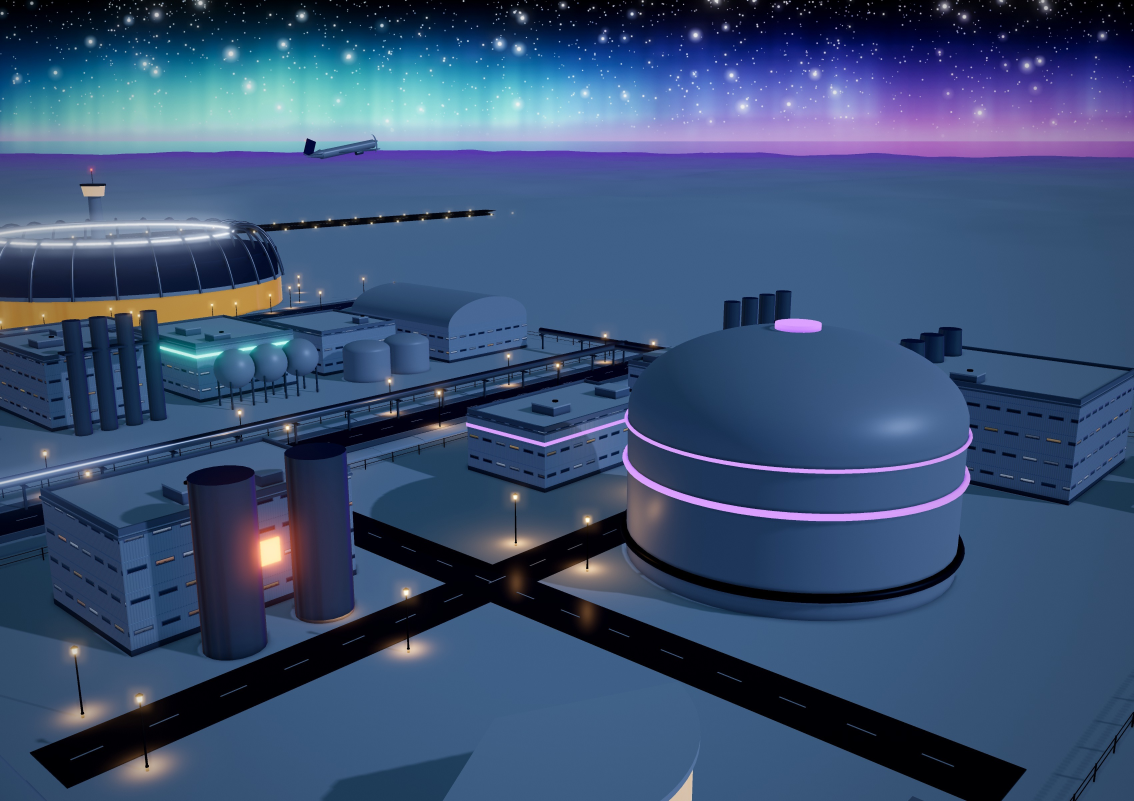
#> input picture magazine/assets/ai_inputs/fusion_spread.jpg, 3400 x 2403 px (shown at 1/3 size)
$ python spa_clean.py ../../assets/ai_inputs/fusion_spread.jpg out.png
#> lines starting #> are read from the running program, lines starting #| are printed output that depends on the picture
"""Remove the mountain behind the spa: everything above the ground line, except the building,
becomes a clean blue-hour sky rebuilt from the photo's own sky colours.

    python spa_clean.py IN.jpg OUT.jpg
"""
import sys

import numpy as np
from PIL import Image, ImageDraw, ImageFilter

src = Image.open(sys.argv[1]).convert("RGB")
#> src is the input picture: PIL image 3400x2403 RGB; mean R, G, B 58.2, 79.9, 114.4
w, h = src.size
a = np.asarray(src, np.float32)

# Sky colour per row, sampled where the photo shows open sky (top right), then carried down to a
# brighter, pinker horizon at the ground line.
ground = 0.664 * h
rows = np.arange(h, dtype=np.float32)
ref = a[: int(0.42 * h), int(0.86 * w):].mean(axis=1)  # rows x 3
#> ref = 1009 rows, first 8: [21.15, 20.72, 24.64], [22.83, 22.4, 26.36], [23.72, 23.34, 27.53], [22.78, 22.42, 26.72], [21.55, 21.18, 25.88], [20.62, 20.2, 25.15], [20.28, 19.88, 25.44], [20.26, 19.82, 25.55]
top, mid = ref[: 40].mean(0), ref[-40:].mean(0)
#> top = [15.37, 15.22, 22.45]; mid = [55.16, 84.57, 120]
horizon = np.minimum(mid * 1.18 + np.array([18, 6, 4]), 255)
#> horizon = [83.09, 105.8, 145.6]
t = np.clip(rows / ground, 0, 1)[:, None]
sky = np.where(t < 0.62, top + (mid - top) * (t / 0.62), mid + (horizon - mid) * ((t - 0.62) / 0.38))
#> sky = 2403 rows, first 8: [15.37, 15.22, 22.45], [15.41, 15.29, 22.55], [15.45, 15.36, 22.65], [15.49, 15.43, 22.75], [15.53, 15.5, 22.85], [15.57, 15.57, 22.95], [15.61, 15.64, 23.05], [15.65, 15.71, 23.14]
sky = np.repeat(sky[:, None, :], w, axis=1)
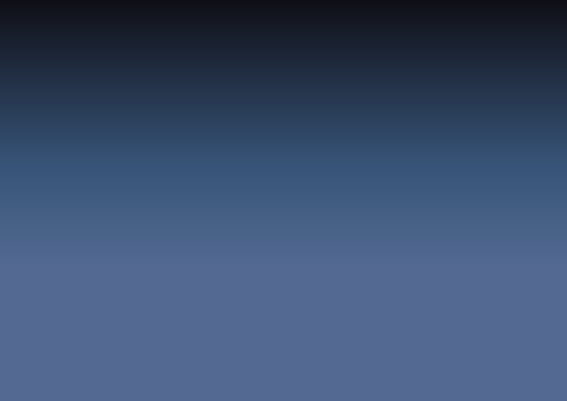
#> sky: shape (2403, 3400, 3) float64 (shown at 1/6 size); mean of channels 0, 1, 2 59.9, 80.1, 111.7; drawn as R, G, B
sky += np.random.default_rng(3).normal(0, 1.2, sky.shape)  # break up banding

# The building stays: its terraces, the dome and the lamp post, as measured on this photo.
keep = Image.new("L", (w, h), 0)
#> keep: PIL image 3400x2403 L; every value is 0
d = ImageDraw.Draw(keep)
for x0, y0, x1, y1 in [(540, 818, 1048, 950), (428, 945, 1218, 1140), (325, 1142, 1372, 1330), (188, 1340, 1662, 1640)]:
    d.rounded_rectangle((x0, y0, x1, y1), radius=30, fill=255)  # the terraces, level 4 down to level 1
d.ellipse((703, 695, 877, 862), fill=255)          # Aurora Eye dome
d.rectangle((1097, 1190, 1170, 2160), fill=255)     # lamp post
keep = np.asarray(keep.filter(ImageFilter.GaussianBlur(3)), np.float32)[..., None] / 255
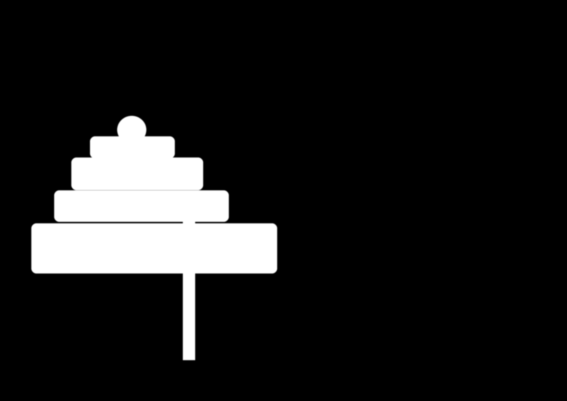
#> keep: shape (2403, 3400, 1) float32 (shown at 1/6 size); min 0, max 1, mean 0.112

replace = (rows < ground)[:, None, None].astype(np.float32)
soft = np.clip((ground - rows) / 25, 0, 1)[:, None, None]  # feather into the snow
alpha = replace * soft * (1 - keep)
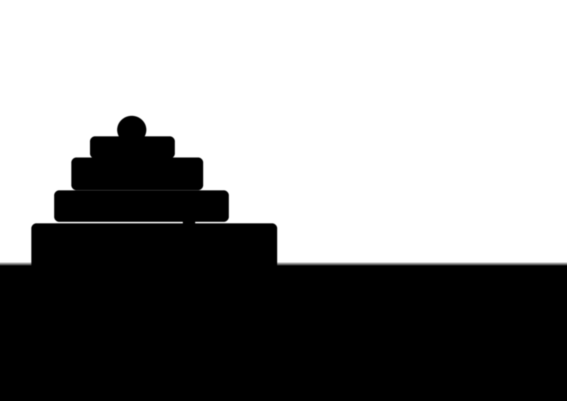
#> alpha: shape (2403, 3400, 1) float32 (shown at 1/6 size); min 0, max 1, mean 0.562
out = a * (1 - alpha) + sky * alpha
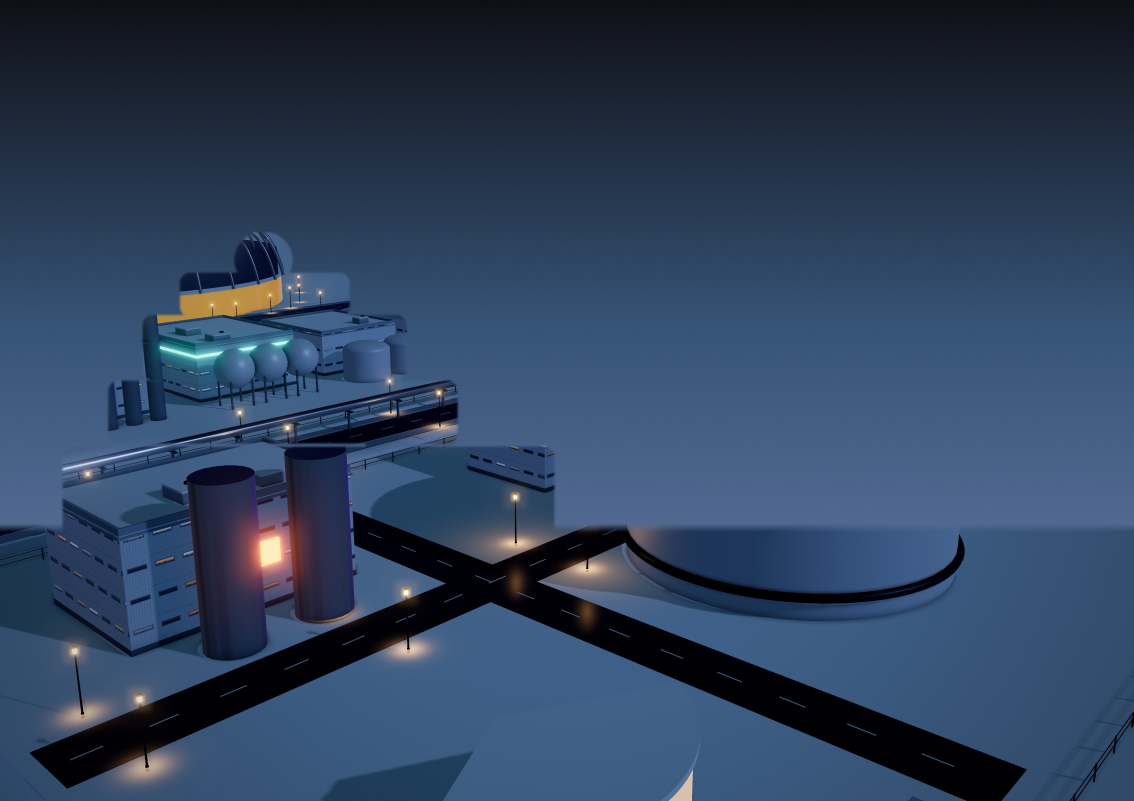
#> out: shape (2403, 3400, 3) float64 (shown at 1/3 size); mean R, G, B 46.6, 65.3, 92
Image.fromarray(np.clip(out, 0, 255).astype(np.uint8)).save(sys.argv[2], quality=94)
print("saved", sys.argv[2])

$ run again, on magazine/assets/ai_inputs/liberty_dusk.jpg
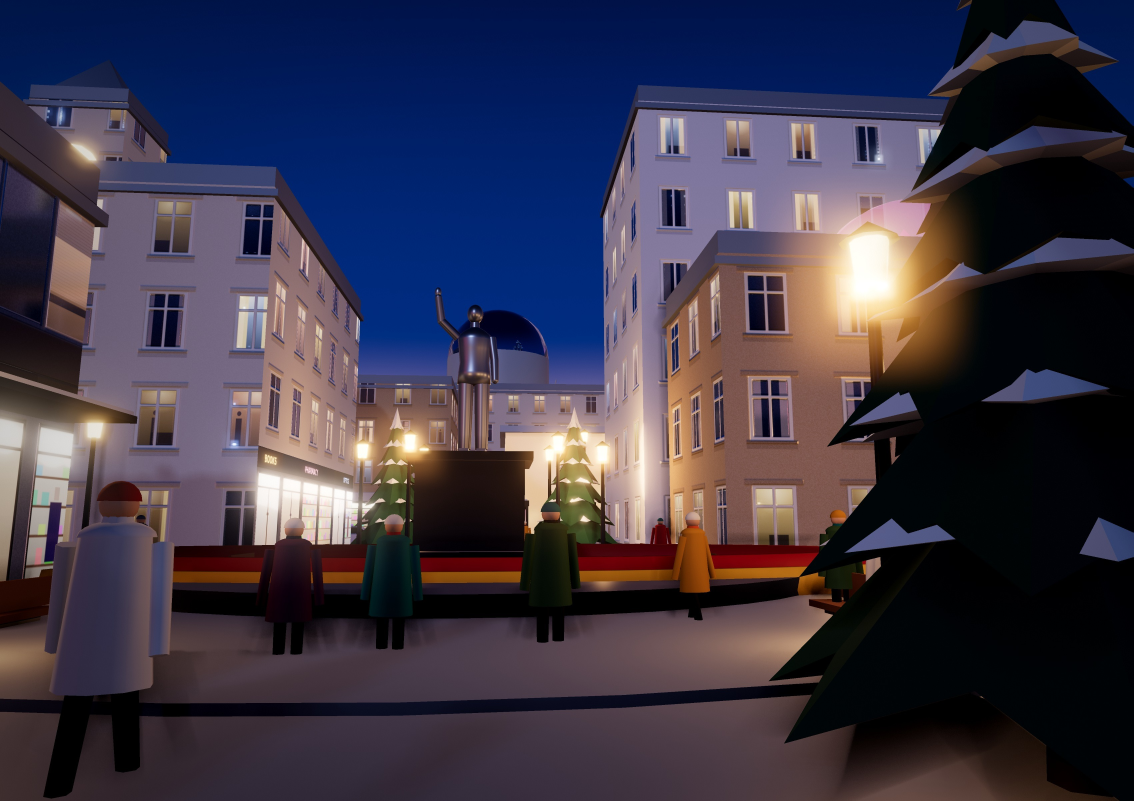
#> input picture magazine/assets/ai_inputs/liberty_dusk.jpg, 3400 x 2403 px (shown at 1/3 size)
#> src is the input picture: PIL image 3400x2403 RGB; mean R, G, B 60.4, 55, 71.3
#> ref = 1009 rows, first 8: [0.166, 12.48, 38.41], [0.0882, 12.43, 38.34], [0.111, 12.46, 38.36], [0.111, 12.41, 38.26], [0.143, 12.37, 38.17], [0.187, 12.43, 38.2], [0.166, 12.36, 38.08], [0.229, 12.4, 38.05]
#> top = [0.116, 12.34, 37.16]; mid = [0.598, 2.93, 6.87]
#> horizon = [18.71, 9.46, 12.11]
#> `sky = np.where(t < 0.62, top + (mid - top) * (t / 0.62), mid + (horizo..`: sky = 2403 rows, first 8: [0.116, 12.34, 37.16], [0.117, 12.33, 37.13], [0.117, 12.32, 37.1], [0.118, 12.31, 37.06], [0.118, 12.3, 37.03], [0.119, 12.3, 37], [0.119, 12.29, 36.97], [0.12, 12.28, 36.94]
#> `sky += np.random.default_rng(3).normal(0, 1.2, sky.shape)`:
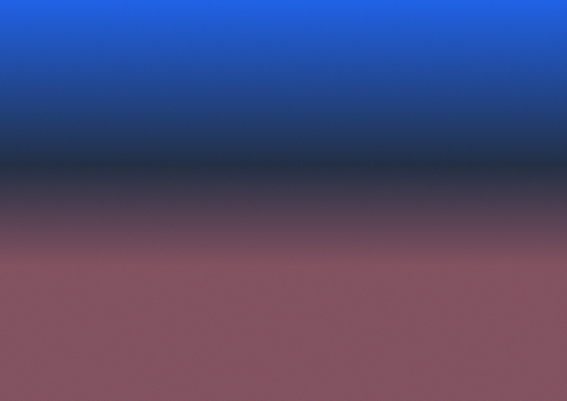
#> sky: shape (2403, 3400, 3) float64 (shown at 1/6 size); mean of channels 0, 1, 2 8.9, 7.9, 15.5; drawn with min black and max white
#> `out = a * (1 - alpha) + sky * alpha`:
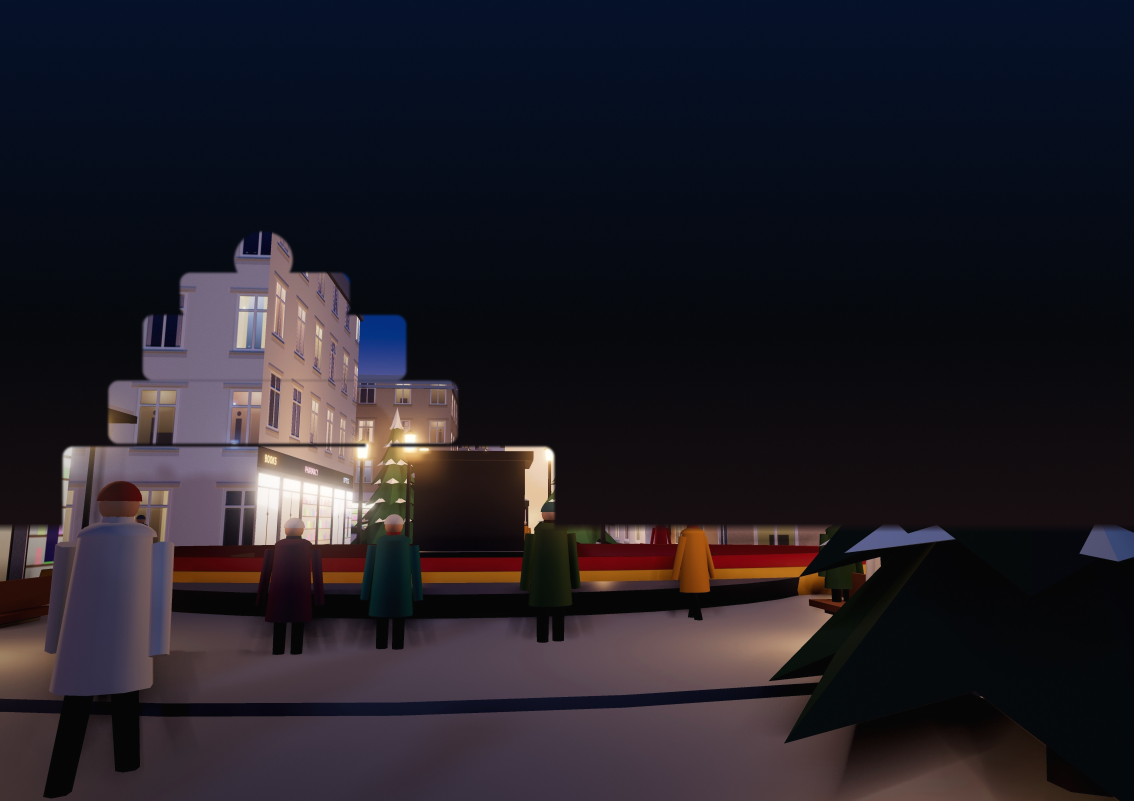
#> out: shape (2403, 3400, 3) float64 (shown at 1/3 size); mean R, G, B 29.8, 26.3, 34.4; drawn with min black and max white

$ run again, on magazine/assets/ai_inputs/welcome_pano.jpg
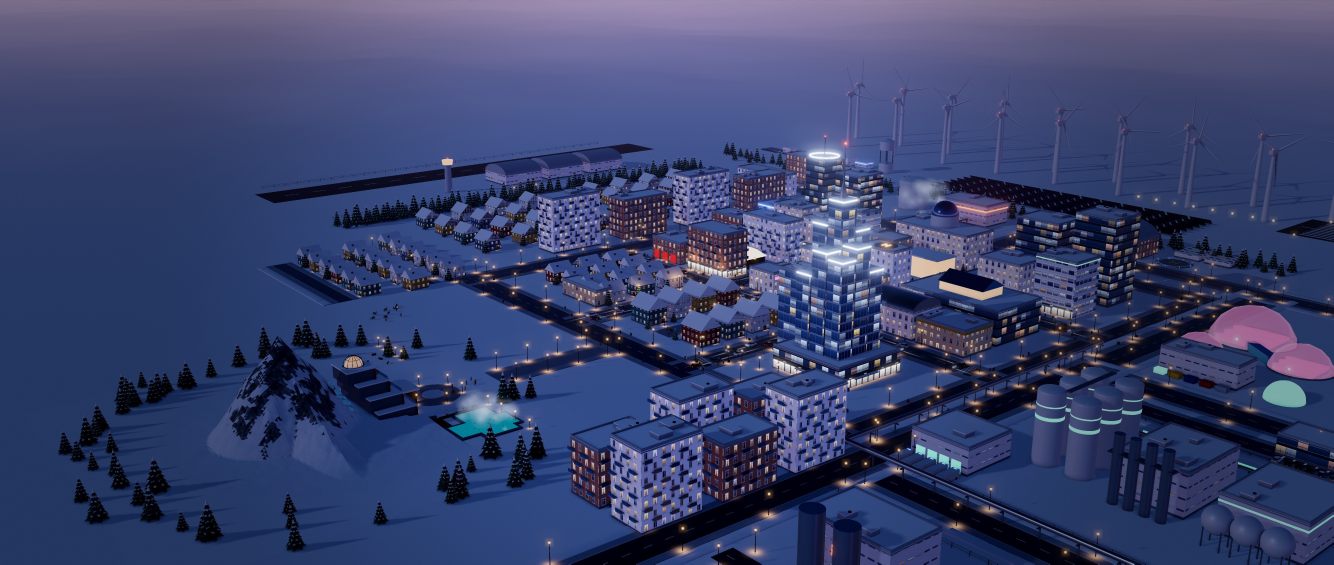
#> input picture magazine/assets/ai_inputs/welcome_pano.jpg, 4000 x 1693 px (shown at 1/3 size)
#> src is the input picture: PIL image 4000x1693 RGB; mean R, G, B 57.7, 66.7, 107.8
#> ref = 711 rows, first 8: [117.9, 104.9, 132.4], [121.3, 108.3, 135.7], [122.7, 109.7, 137.1], [122.5, 109.5, 136.9], [123, 110, 137.4], [122.9, 109.9, 137.4], [122.3, 109.3, 137.3], [122.2, 109.2, 137.2]
#> top = [118.3, 106.6, 135.3]; mid = [29.03, 38.39, 69.4]
#> horizon = [52.26, 51.3, 85.89]
#> `sky = np.where(t < 0.62, top + (mid - top) * (t / 0.62), mid + (horizo..`: sky = 1693 rows, first 8: [118.3, 106.6, 135.3], [118.2, 106.5, 135.2], [118.1, 106.4, 135.1], [117.9, 106.3, 135], [117.8, 106.2, 134.9], [117.7, 106.1, 134.8], [117.6, 106, 134.7], [117.4, 105.9, 134.6]
#> `alpha = replace * soft * (1 - keep)`:
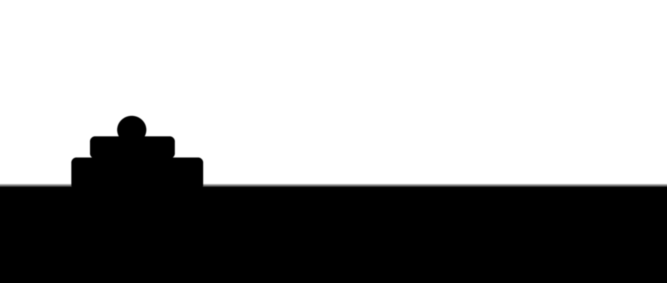
#> alpha: shape (1693, 4000, 1) float32 (shown at 1/6 size); min 0, max 1, mean 0.625
#> `out = a * (1 - alpha) + sky * alpha`:
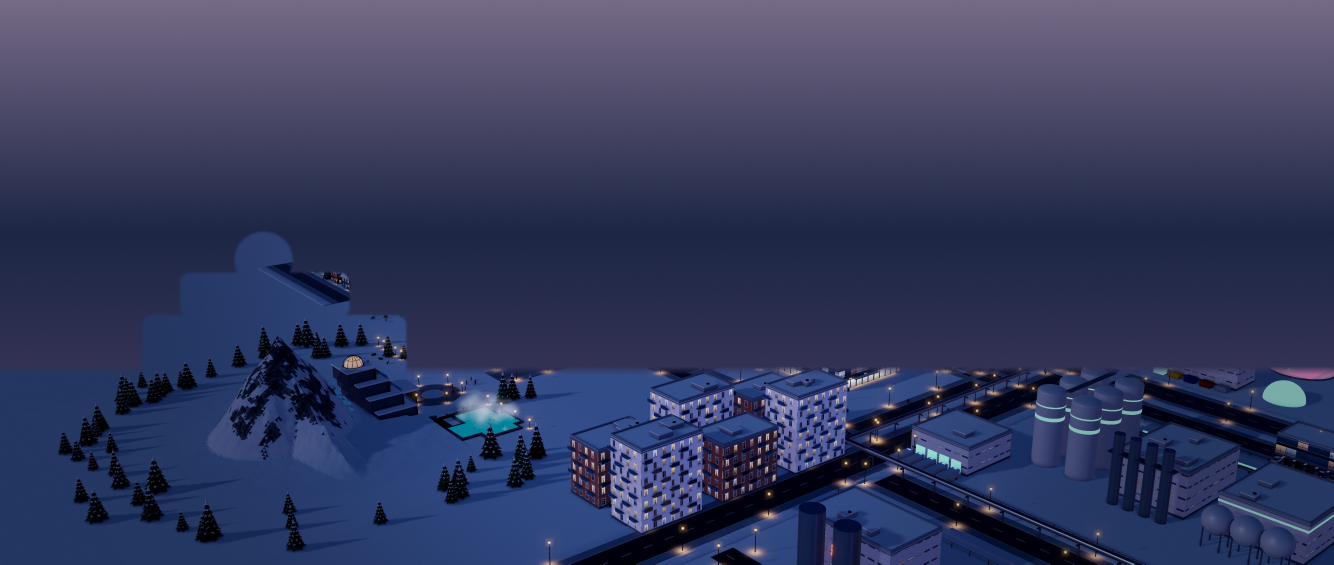
#> out: shape (1693, 4000, 3) float64 (shown at 1/3 size); mean R, G, B 53.7, 59.4, 94
